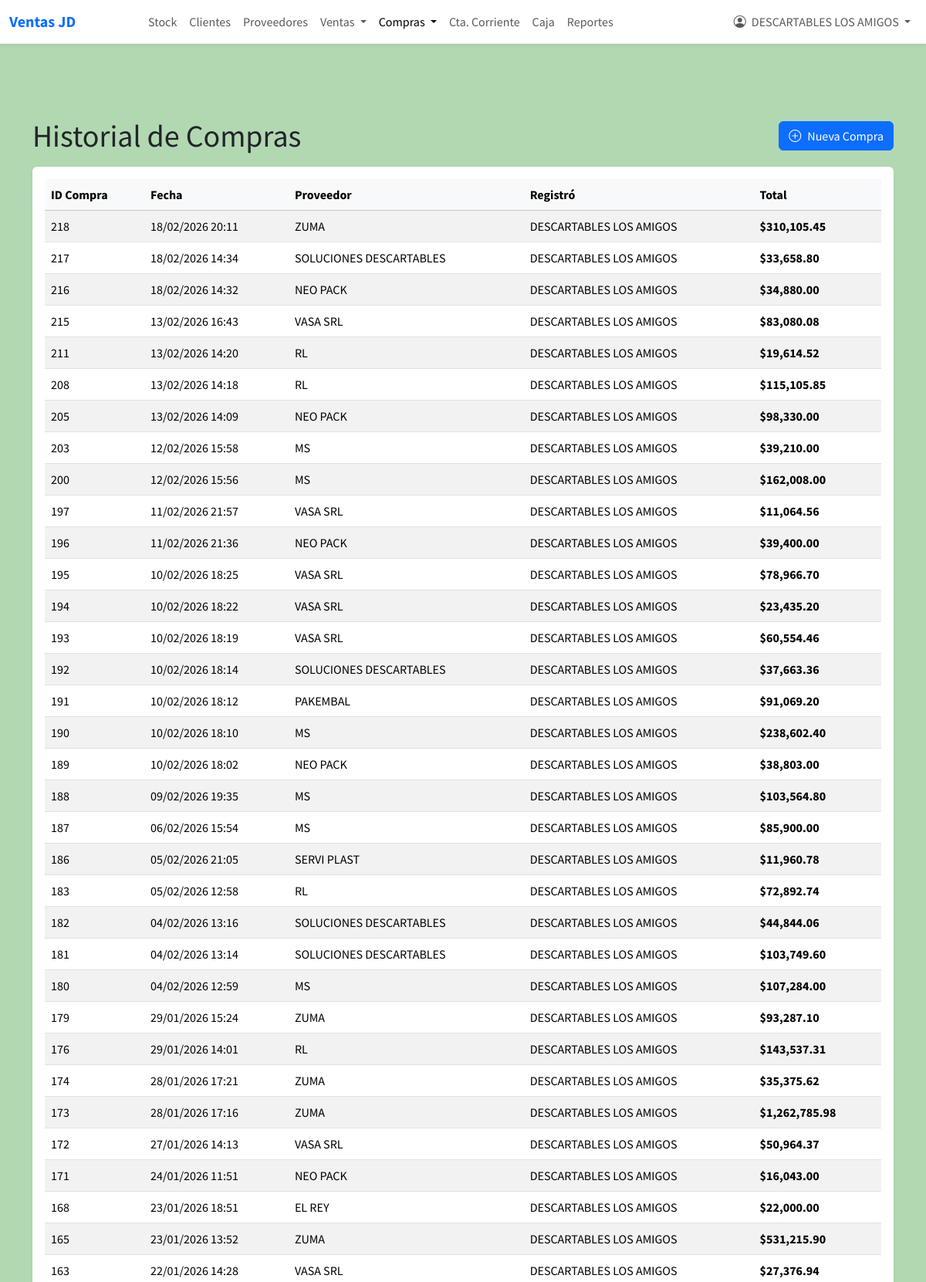
Page /compras.php (signed in, upper part) on the committed database.
### tables this page shows
CREATE TABLE `compras` (
  `id` int NOT NULL,
  `id_proveedor` int DEFAULT NULL,
  `id_usuario` int DEFAULT NULL,
  `fecha` datetime DEFAULT CURRENT_TIMESTAMP,
  `total` decimal(10,2) NOT NULL
);

CREATE TABLE `usuarios` (
  `id` int NOT NULL,
  `nombre_usuario` varchar(50) NOT NULL,
  `password_hash` varchar(255) NOT NULL,
  `fecha_registro` datetime DEFAULT CURRENT_TIMESTAMP
);

### compras.php (the view, shortened to what this page needs)
<?php require 'header.php'; ?>
<div class="container mt-5 pt-5">
    <div class="d-flex justify-content-between align-items-center mb-3">
        <h1 class="mb-0">Historial de Compras</h1>
        <a href="nueva_compra.php" class="btn btn-primary">
            <i class="bi bi-plus-circle me-2"></i>Nueva Compra
        </a>
    </div>
    <div class="card shadow-sm border-0">
        <div class="card-body">
            <div class="table-responsive">
                <table id="tablaCompras" class="table table-striped table-hover" style="width:100%">
                    <thead class="table-light">
                        <tr>
                            <th>ID Compra</th>
                            <th>Fecha</th>
                            <th>Proveedor</th>
                            <th>Registró</th>
                            <th>Total</th>
                        </tr>
                    </thead>
                    <tbody>
                        <?php
                        $sql = "
                            SELECT
                                c.id,
                                c.fecha,
                                c.total,
                                u.nombre_usuario AS registrador,
                                IFNULL(p.nombre_proveedor, '(Proveedor Eliminado)') AS proveedor
                            FROM compras c
                            JOIN usuarios u ON c.id_usuario = u.id
                            LEFT JOIN proveedores p ON c.id_proveedor = p.id
                            ORDER BY c.fecha DESC
                        ";
                        $stmt = $pdo->query($sql);
                        while ($row = $stmt->fetch()) {
                            echo "<tr>";
                            echo "<td>" . $row['id'] . "</td>";
                            echo "<td>" . date("d/m/Y H:i", strtotime($row['fecha'])) . "</td>";
                            echo "<td>" . htmlspecialchars($row['proveedor']) . "</td>";
                            echo "<td>" . htmlspecialchars($row['registrador']) . "</td>";
                            echo "<td class='fw-bold'>$" . number_format($row['total'], 2) . "</td>";
                            echo "</tr>";
                        }
                        ?>
                    </tbody>
                </table>
            </div>
        </div>
    </div>
</div>
<?php require 'footer.php'; ?>

### header.php (style rules this page uses)
body { font-family: 'Source Sans Pro', sans-serif; background-color: rgba(0, 128, 0, 0.3); min-height: 100vh; }
.card { border: none; }

### rows in the picture
compras: id "218", fecha "18/02/2026 20:11", proveedor "ZUMA", id_usuario.nombre_usuario "DESCARTABLES LOS AMIGOS", total "310,105.45"
compras: id "217", fecha "18/02/2026 14:34", proveedor "SOLUCIONES DESCARTABLES", id_usuario.nombre_usuario "DESCARTABLES LOS AMIGOS", total "33,658.80"
compras: id "216", fecha "18/02/2026 14:32", proveedor "NEO PACK", id_usuario.nombre_usuario "DESCARTABLES LOS AMIGOS", total "34,880.00"
compras: id "215", fecha "13/02/2026 16:43", proveedor "VASA SRL", id_usuario.nombre_usuario "DESCARTABLES LOS AMIGOS", total "83,080.08"
compras: id "211", fecha "13/02/2026 14:20", proveedor "RL", id_usuario.nombre_usuario "DESCARTABLES LOS AMIGOS", total "19,614.52"
compras: id "208", fecha "13/02/2026 14:18", proveedor "RL", id_usuario.nombre_usuario "DESCARTABLES LOS AMIGOS", total "115,105.85"
compras: id "205", fecha "13/02/2026 14:09", proveedor "NEO PACK", id_usuario.nombre_usuario "DESCARTABLES LOS AMIGOS", total "98,330.00"
compras: id "203", fecha "12/02/2026 15:58", proveedor "MS", id_usuario.nombre_usuario "DESCARTABLES LOS AMIGOS", total "39,210.00"
compras: id "200", fecha "12/02/2026 15:56", proveedor "MS", id_usuario.nombre_usuario "DESCARTABLES LOS AMIGOS", total "162,008.00"
compras: id "197", fecha "11/02/2026 21:57", proveedor "VASA SRL", id_usuario.nombre_usuario "DESCARTABLES LOS AMIGOS", total "11,064.56"
compras: id "196", fecha "11/02/2026 21:36", proveedor "NEO PACK", id_usuario.nombre_usuario "DESCARTABLES LOS AMIGOS", total "39,400.00"
compras: id "195", fecha "10/02/2026 18:25", proveedor "VASA SRL", id_usuario.nombre_usuario "DESCARTABLES LOS AMIGOS", total "78,966.70"
compras: id "194", fecha "10/02/2026 18:22", proveedor "VASA SRL", id_usuario.nombre_usuario "DESCARTABLES LOS AMIGOS", total "23,435.20"
compras: id "193", fecha "10/02/2026 18:19", proveedor "VASA SRL", id_usuario.nombre_usuario "DESCARTABLES LOS AMIGOS", total "60,554.46"
compras: id "192", fecha "10/02/2026 18:14", proveedor "SOLUCIONES DESCARTABLES", id_usuario.nombre_usuario "DESCARTABLES LOS AMIGOS", total "37,663.36"
compras: id "191", fecha "10/02/2026 18:12", proveedor "PAKEMBAL", id_usuario.nombre_usuario "DESCARTABLES LOS AMIGOS", total "91,069.20"
compras: id "190", fecha "10/02/2026 18:10", proveedor "MS", id_usuario.nombre_usuario "DESCARTABLES LOS AMIGOS", total "238,602.40"
compras: id "189", fecha "10/02/2026 18:02", proveedor "NEO PACK", id_usuario.nombre_usuario "DESCARTABLES LOS AMIGOS", total "38,803.00"
compras: id "188", fecha "09/02/2026 19:35", proveedor "MS", id_usuario.nombre_usuario "DESCARTABLES LOS AMIGOS", total "103,564.80"
compras: id "187", fecha "06/02/2026 15:54", proveedor "MS", id_usuario.nombre_usuario "DESCARTABLES LOS AMIGOS", total "85,900.00"
compras: id "186", fecha "05/02/2026 21:05", proveedor "SERVI PLAST", id_usuario.nombre_usuario "DESCARTABLES LOS AMIGOS", total "11,960.78"
compras: id "183", fecha "05/02/2026 12:58", proveedor "RL", id_usuario.nombre_usuario "DESCARTABLES LOS AMIGOS", total "72,892.74"
compras: id "182", fecha "04/02/2026 13:16", proveedor "SOLUCIONES DESCARTABLES", id_usuario.nombre_usuario "DESCARTABLES LOS AMIGOS", total "44,844.06"
compras: id "181", fecha "04/02/2026 13:14", proveedor "SOLUCIONES DESCARTABLES", id_usuario.nombre_usuario "DESCARTABLES LOS AMIGOS", total "103,749.60"
compras: id "180", fecha "04/02/2026 12:59", proveedor "MS", id_usuario.nombre_usuario "DESCARTABLES LOS AMIGOS", total "107,284.00"
compras: id "179", fecha "29/01/2026 15:24", proveedor "ZUMA", id_usuario.nombre_usuario "DESCARTABLES LOS AMIGOS", total "93,287.10"
compras: id "176", fecha "29/01/2026 14:01", proveedor "RL", id_usuario.nombre_usuario "DESCARTABLES LOS AMIGOS", total "143,537.31"
compras: id "174", fecha "28/01/2026 17:21", proveedor "ZUMA", id_usuario.nombre_usuario "DESCARTABLES LOS AMIGOS", total "35,375.62"
compras: id "173", fecha "28/01/2026 17:16", proveedor "ZUMA", id_usuario.nombre_usuario "DESCARTABLES LOS AMIGOS", total "1,262,785.98"
compras: id "172", fecha "27/01/2026 14:13", proveedor "VASA SRL", id_usuario.nombre_usuario "DESCARTABLES LOS AMIGOS", total "50,964.37"
compras: id "171", fecha "24/01/2026 11:51", proveedor "NEO PACK", id_usuario.nombre_usuario "DESCARTABLES LOS AMIGOS", total "16,043.00"
compras: id "168", fecha "23/01/2026 18:51", proveedor "EL REY", id_usuario.nombre_usuario "DESCARTABLES LOS AMIGOS", total "22,000.00"
compras: id "165", fecha "23/01/2026 13:52", proveedor "ZUMA", id_usuario.nombre_usuario "DESCARTABLES LOS AMIGOS", total "531,215.90"
compras: id "163", fecha "22/01/2026 14:28", proveedor "VASA SRL", id_usuario.nombre_usuario "DESCARTABLES LOS AMIGOS", total "27,376.94"

### other values in the picture
$_SESSION['nombre_usuario'] "DESCARTABLES LOS AMIGOS"
